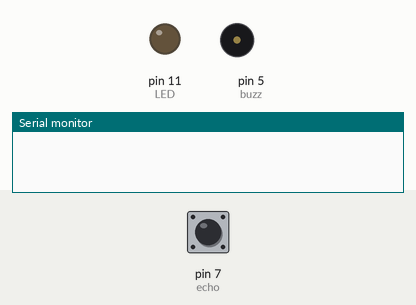
Simulated run of this sketch. Board: Arduino Uno, built with avr-gcc and run on an emulated ATmega328P. Parts: output pins drawn as LEDs (lit = HIGH), buzzer (waves = sounding), the last lines printed to the serial monitor. The test bench sets the inputs (shaded band); at power-on: pin 7 (echo) LOW. Pins used as bus, display or sensor lines are not drawn.

Above: at 1.2 s.
1.3 s: pin 7 (echo) pulsed HIGH 5 times (0.12 s each, 0.3 s apart)
At 3.4 s:
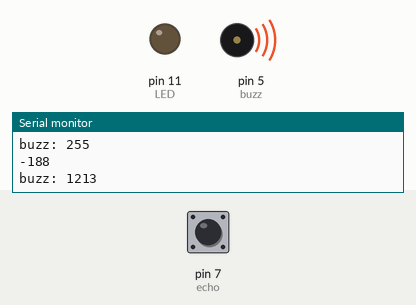
Timing chart, 0 to 4.9 s (numbered marks = the images above; inputs shaded):
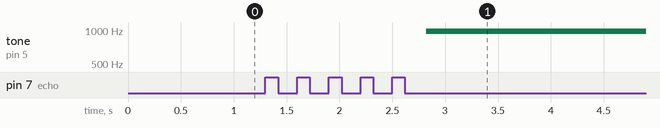

The sketch:

mapping.ino
```cpp
int echo = 7;
int trig = 8;
int buzz = 5;
int LED = 11;
int distance, Time;
void setup() {
  pinMode(echo,INPUT);
  pinMode(trig, OUTPUT);
  pinMode(LED,OUTPUT);
  pinMode(buzz,OUTPUT);
  Serial.begin(9600);
}

void loop() {
  digitalWrite(trig,LOW);
  delayMicroseconds(10);
  digitalWrite(trig,HIGH);
  delayMicroseconds(10);

  Time = pulseIn(echo,HIGH);
  distance = 0.034*Time/2;
  //Serial.print(distance);
  //Serial.println(" cm");
  delay(500);

  if(distance<50) {
  int j=0;
  while(j<255) {
      Serial.println(distance);
      j = map(distance, 50, 0, 0, 255);
      analogWrite(buzz,j);
      Serial.print("buzz: ");
      Serial.println(j);
      delay(500);
      }
    }

  else {
      //analogWrite(LED,0);
      analogWrite(buzz,0);
      }
}
```

Measured:
- after the input at 1.3 s, tone on pin 5 (buzz): silent → 977 Hz after 1.5 s
